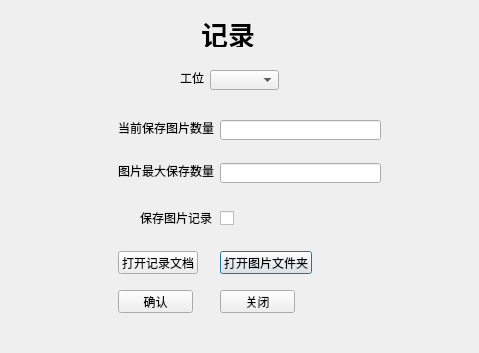
<?xml version="1.0" encoding="UTF-8"?>
<ui version="4.0">
 <class>RecordSettingsDialog</class>
 <widget class="QDialog" name="RecordSettingsDialog">
  <property name="geometry">
   <rect>
    <x>0</x>
    <y>0</y>
    <width>479</width>
    <height>353</height>
   </rect>
  </property>
  <property name="windowTitle">
   <string>Record Settings</string>
  </property>
  <widget class="QLabel" name="label_4">
   <property name="geometry">
    <rect>
     <x>180</x>
     <y>70</y>
     <width>24</width>
     <height>16</height>
    </rect>
   </property>
   <property name="text">
    <string>工位</string>
   </property>
  </widget>
  <widget class="QLabel" name="label">
   <property name="geometry">
    <rect>
     <x>200</x>
     <y>20</y>
     <width>56</width>
     <height>27</height>
    </rect>
   </property>
   <property name="font">
    <font>
     <pointsize>20</pointsize>
     <weight>75</weight>
     <bold>true</bold>
    </font>
   </property>
   <property name="text">
    <string>记录</string>
   </property>
   <property name="alignment">
    <set>Qt::AlignCenter</set>
   </property>
  </widget>
  <widget class="QLabel" name="label_5">
   <property name="geometry">
    <rect>
     <x>118</x>
     <y>120</y>
     <width>96</width>
     <height>16</height>
    </rect>
   </property>
   <property name="text">
    <string>当前保存图片数量</string>
   </property>
  </widget>
  <widget class="QComboBox" name="comboBox">
   <property name="geometry">
    <rect>
     <x>210</x>
     <y>70</y>
     <width>69</width>
     <height>20</height>
    </rect>
   </property>
  </widget>
  <widget class="QLineEdit" name="lineEdit_2">
   <property name="geometry">
    <rect>
     <x>220</x>
     <y>120</y>
     <width>161</width>
     <height>20</height>
    </rect>
   </property>
   <property name="sizePolicy">
    <sizepolicy hsizetype="Maximum" vsizetype="Maximum">
     <horstretch>0</horstretch>
     <verstretch>0</verstretch>
    </sizepolicy>
   </property>
   <property name="alignment">
    <set>Qt::AlignCenter</set>
   </property>
   <property name="readOnly">
    <bool>true</bool>
   </property>
  </widget>
  <widget class="QLabel" name="label_3">
   <property name="geometry">
    <rect>
     <x>140</x>
     <y>210</y>
     <width>72</width>
     <height>16</height>
    </rect>
   </property>
   <property name="text">
    <string>保存图片记录</string>
   </property>
  </widget>
  <widget class="QLabel" name="label_2">
   <property name="geometry">
    <rect>
     <x>118</x>
     <y>163</y>
     <width>96</width>
     <height>16</height>
    </rect>
   </property>
   <property name="text">
    <string>图片最大保存数量</string>
   </property>
  </widget>
  <widget class="QLineEdit" name="lineEdit">
   <property name="geometry">
    <rect>
     <x>220</x>
     <y>163</y>
     <width>161</width>
     <height>20</height>
    </rect>
   </property>
   <property name="sizePolicy">
    <sizepolicy hsizetype="Maximum" vsizetype="Maximum">
     <horstretch>0</horstretch>
     <verstretch>0</verstretch>
    </sizepolicy>
   </property>
   <property name="alignment">
    <set>Qt::AlignCenter</set>
   </property>
  </widget>
  <widget class="QCheckBox" name="checkBox">
   <property name="geometry">
    <rect>
     <x>220</x>
     <y>210</y>
     <width>16</width>
     <height>16</height>
    </rect>
   </property>
   <property name="text">
    <string/>
   </property>
  </widget>
  <widget class="QPushButton" name="pushButton_3">
   <property name="geometry">
    <rect>
     <x>220</x>
     <y>251</y>
     <width>92</width>
     <height>23</height>
    </rect>
   </property>
   <property name="text">
    <string>打开图片文件夹</string>
   </property>
  </widget>
  <widget class="QPushButton" name="pushButton">
   <property name="geometry">
    <rect>
     <x>118</x>
     <y>290</y>
     <width>75</width>
     <height>23</height>
    </rect>
   </property>
   <property name="text">
    <string>确认</string>
   </property>
  </widget>
  <widget class="QPushButton" name="pushButton_4">
   <property name="geometry">
    <rect>
     <x>118</x>
     <y>251</y>
     <width>80</width>
     <height>23</height>
    </rect>
   </property>
   <property name="text">
    <string>打开记录文档</string>
   </property>
  </widget>
  <widget class="QPushButton" name="pushButton_2">
   <property name="geometry">
    <rect>
     <x>220</x>
     <y>290</y>
     <width>75</width>
     <height>23</height>
    </rect>
   </property>
   <property name="text">
    <string>关闭</string>
   </property>
  </widget>
 </widget>
 <resources/>
 <connections/>
</ui>
